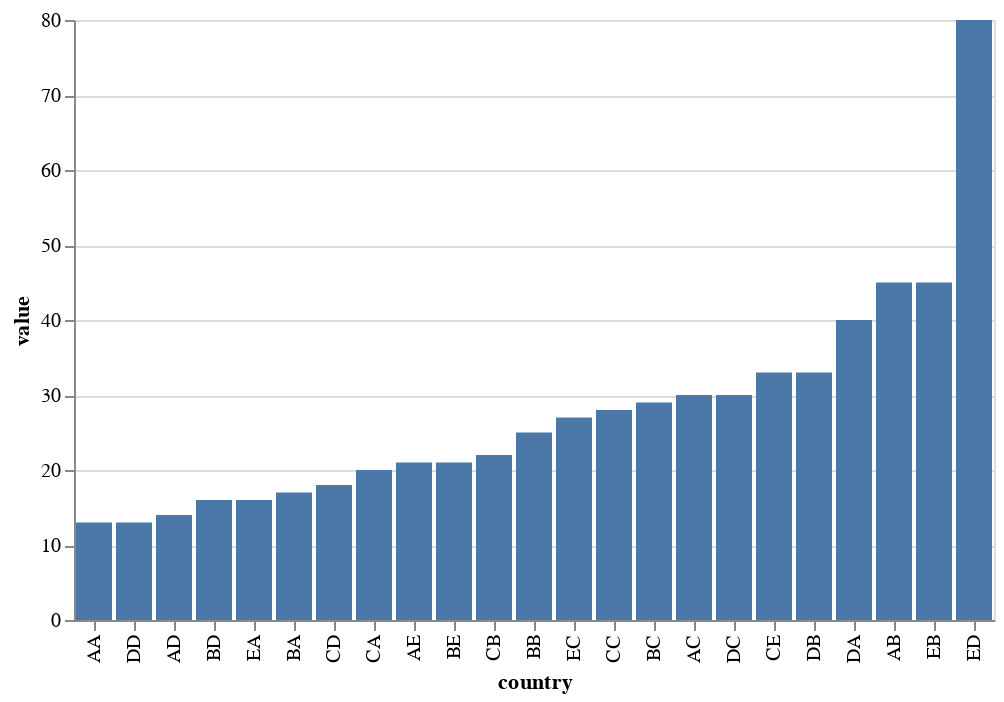

The code cell stored with this chart in its notebook:
### Markdown cell above
This alphabetical ordering may serve you well if you want people to quickly be able to find their country. But you can consider other orderings & groupings that might make your point better.

### Code cell
# ordering by value to emphasize outliers
alt.Chart(df).mark_bar().encode(
    alt.X("country", sort=alt.EncodingSortField(field="value", order="ascending")
    ),
    y="value",
)

### Figure 1 — Vega-Lite specification as saved in the notebook (floating-point values rounded to 4 significant figures)
{"config": {"view": {"continuousWidth": 300, "continuousHeight": 300}}, "data": {"name": "data-9bd5b15557267b851df082199b597c82"}, "mark": {"type": "bar"}, "encoding": {"x": {"field": "country", "sort": {"field": "value", "order": "ascending"}, "type": "nominal"}, "y": {"field": "value", "type": "quantitative"}}, "$schema": "https://vega.github.io/schema/vega-lite/v5.20.1.json", "datasets": {"data-9bd5b15557267b851df082199b597c82": [{"country": "AA", "value": 13}, {"country": "AB", "value": 45}, {"country": "AC", "value": 30}, {"country": "AD", "value": 14}, {"country": "AE", "value": 21}, {"country": "BA", "value": 17}, {"country": "BB", "value": 25}, {"country": "BC", "value": 29}, {"country": "BD", "value": 16}, {"country": "BE", "value": 21}, {"country": "CA", "value": 20}, {"country": "CB", "value": 22}, {"country": "CC", "value": 28}, {"country": "CD", "value": 18}, {"country": "CE", "value": 33}, {"country": "DA", "value": 40}, {"country": "DB", "value": 33}, {"country": "DC", "value": 30}, {"country": "DD", "value": 13}, {"country": "EA", "value": 16}, {"country": "EB", "value": 45}, {"country": "EC", "value": 27}, {"country": "ED", "value": 80}]}}
